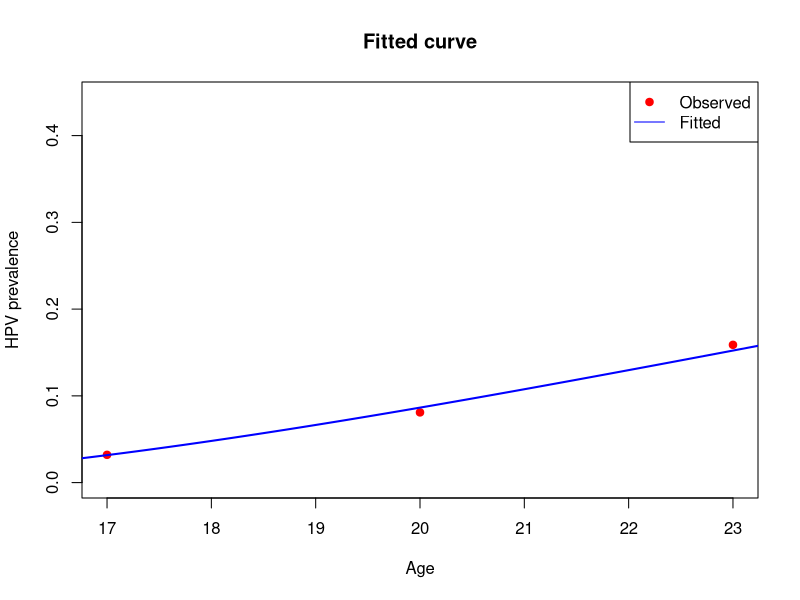

R code for this plot:
x <- c(17, 20, 23)               
n_total <- c(2094, 2892, 2267)      
y_infected <- c(67, 234, 360)  

x0 <- 12                          
n_power <- 2                       
f_model <- function(x, A, B, C) {
  d <- x - x0
  B + (A * d^n_power - B) * exp(-C * d)
}

neg_log_likelihood <- function(par) {
  A <- par[1]
  B <- par[2]
  C <- par[3]
  
  p <- f_model(x, A, B, C)
  p <- pmax(pmin(p, 1 - 1e-6), 1e-6)  
  
  -sum(y_infected * log(p) + (n_total - y_infected) * log(1 - p))
}

result <- optim(
  par = c(0.01, 0.1, 0.1),       
  fn = neg_log_likelihood,      
  method = "BFGS"
)

curve_x <- seq(14, 35, length.out = 200)
fitted_p <- f_model(curve_x, result$par[1], result$par[2], result$par[3])

plot(x, y_infected / n_total, col = "red", pch = 19,
     ylim = c(0, max(y_infected / n_total, fitted_p) + 0.05),
     xlab = "Age", ylab = "HPV prevalence",
     main = "Fitted curve")
lines(curve_x, fitted_p, col = "blue", lwd = 2)
legend("topright", legend = c("Observed", "Fitted"),
       col = c("red", "blue"), pch = c(19, NA), lty = c(NA, 1))
